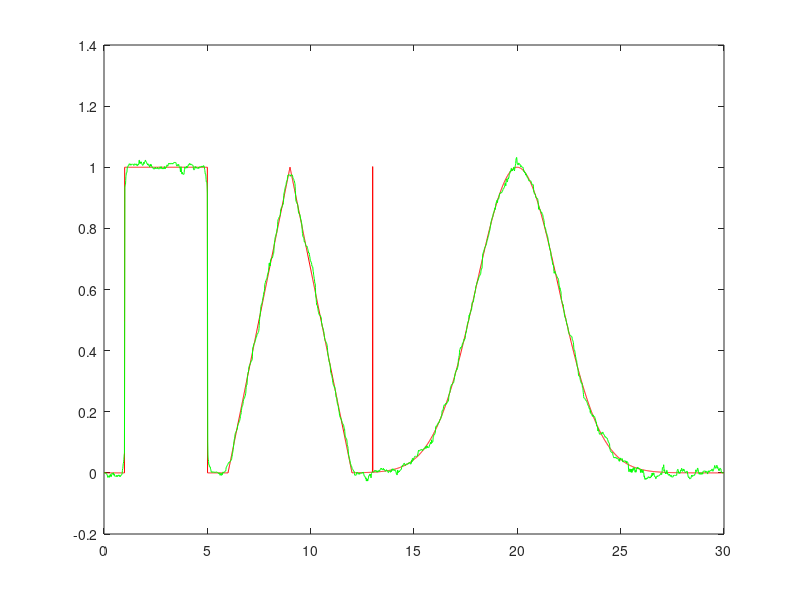

Here is the MATLAB script that generated this plot:
close all;clear;clc;
Fs=100;
t = 0 : 1/Fs : 30;
x= 1 * (abs(t-3)<=2) + ...
   (1-abs(t-9)/3) .* (abs(t-9)<=3) + ...
   (t==13) + ...
   1*exp(- (t-20) .* (t-20)/8);

N=38;
%filtracja medianowa
%dxluzszy czas obliczeniowy

%najpierw sygnal niezaszumiony
%y = medfilt1(x,N);
%plot(t,x,'r',t,y,'g')

xs=x+0.05*randn(size(x));
%sygnal zaszumiony 
y = medfilt1(xs,N);
plot(t,x,'r',t,y,'g')